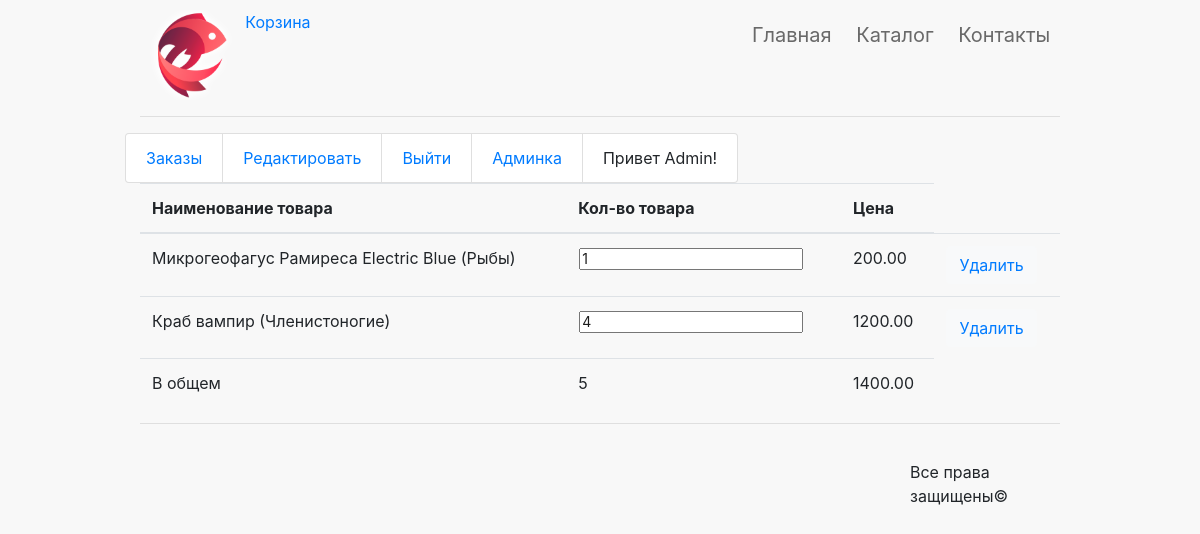
Page /basket/ (signed in) on the committed database.
### authapp/models.py (models this page shows, shortened)
class ShopUser(AbstractUser):
    class Meta:
        verbose_name = 'пользователь'
        verbose_name_plural = 'пользователи'
    avatar = models.ImageField(upload_to='users_avatars', blank=True)
    age = models.PositiveIntegerField(verbose_name='возраст', default=18)
    activation_key = models.CharField(max_length=128, blank=True)
    activation_key_expires = models.DateTimeField(
        default=det_expires_datetime()
    )

### basketapp/models.py (models this page shows, shortened)
class BasketSlot(models.Model):
    objects = BasketManagerQuerySet.as_manager()
    class Meta:
        verbose_name = 'Слот корзины'
        verbose_name_plural = 'Слоты корзины'
    user = models.ForeignKey(settings.AUTH_USER_MODEL, on_delete=models.CASCADE, related_name='basket')
    product = models.ForeignKey(Product, on_delete=models.CASCADE)
    quantity = models.PositiveIntegerField(verbose_name='количество', default=1)
    add_datatime = models.DateTimeField(verbose_name='время создания', auto_now_add=True)
    update_datetime = models.DateTimeField(verbose_name='время обновления', auto_now=True)
    def __str__(self):
        return f'{self.user.username} - {self.product.name}' #'{} - {}'.format(self.user.username, self.product.name)
    def get_price(self):
        return self.quantity * self.product.price
    price = property(get_price)

### mainapp/models.py (models this page shows, shortened)
class Product(models.Model):
    category = models.ForeignKey(ProductCategory, on_delete=models.CASCADE)
    name = models.CharField(verbose_name='имя продукта', max_length=128)
    image = models.ImageField(upload_to='products_images', blank=True)
    short_desc = models.CharField(verbose_name='краткое описание продукта', max_length=60, blank=True)
    description = models.TextField(verbose_name='описание продукта', blank=True)
    price = models.DecimalField(verbose_name='цена продукта', max_digits=8, decimal_places=2, default=0)
    quantity = models.PositiveIntegerField(verbose_name='количество на складе', default=0)
    is_hot = models.BooleanField(verbose_name='горячий продукт', default=False)
    def __str__(self):
        return f"{self.name} ({self.category.name})"

class ProductCategory(models.Model):
    name = models.CharField(verbose_name='имя', max_length=64, unique=True)
    description = models.TextField(verbose_name='описание', blank=True)

### basketapp/views.py (the view)
# urls.py: path('', basket, name='index'),
@login_required
def basket(request):
    title = 'Корзина'
    basket = BasketSlot.objects.filter(user=request.user).all()
    total_cost = 0
    total_quantity = 0
    for item in basket:
        total_cost += item.price
        total_quantity += item.quantity
    content = {
        'title': title,
        'basket': basket,
        'total_quantity': total_quantity,
        'total_cost': total_cost,
    }
    print(basket)
    return render(request, 'mainapp/basket.html', content)

### mainapp/context_processors.py (called while the page is built)
def basket(request):
   basket = []
   if request.user.is_authenticated:
       basket = BasketSlot.objects.filter(user=request.user)
   return {
       'basket': basket,
   }

### mainapp/templates/mainapp/basket.html (shortened to what this page needs)
{% extends 'mainapp/base.html' %}
{% load staticfiles%}
{% load custom_tags %}
{% block content %}
<div class="basket_list">
{% include 'mainapp/includes/inc_basket_list.html' %}
</div>
{% endblock %}

### mainapp/templates/mainapp/includes/inc_control.html
<div class="row">
        <ul class="list-group list-group-horizontal-md">
            {% if request.user.is_authenticated %}
                <li class="list-group-item"><a href="{% url 'ordersapp:orders_list' %}">Заказы</a></li>
                <li class="list-group-item"><a href="{% url 'auth:edit' %}">Редактировать</a></li>
                <li class="list-group-item"><a href="{% url 'auth:logout' %}">Выйти</a></li>
                    {% if request.user.is_superuser %}
                        <li class="list-group-item"><a href="{% url 'admin_custom:my_admin' %}">Админка</a></li>
                    {% endif %}
                <li class="list-group-item">Привет {{ request.user.username|title }}!</li>
            {% else %}
                <li class="list-group-item"><a href="{% url 'auth:login' %}">Войти</a></li>
                <li class="list-group-item"><a href="{% url 'auth:register' %}">Регистрация</a></li>
            {% endif %}
        </ul>
</div>

### mainapp/templates/mainapp/includes/inc_basket_list.html
<table class="table">
        <thead>
            <tr>
                <th scope="col">Наименование товара</th>
                <th scope="col">Кол-во товара</th>
                <th scope="col">Цена</th>
            </tr>
        </thead>
        <tbody>
        {% for product in basket %}
            <tr>
                <td>{{product.product}}</td>
                <td><input type = "number" min="0"
                           name = {{product.product.pk}}
                           value="{{product.quantity}}">
                </td>
                <td>{{product.price}}</td>
                <td><button type="button" class="btn btn-light"><a href="{% url 'basket:remove' product.product.pk %}">Удалить</a></button></td>
            </tr>
        {% endfor %}
            <tr>
                <td>В общем</td>
                <td>{{total_quantity}}</td>
                <td>{{total_cost}}</td>
            </tr>
        </tbody>
</table>

### static/css/styles.css (style rules this page uses)
.body { background-color: #f8f8f8 }
input { font-size: 14px; color: #1C1C1C; line-height: 16px; padding: 1px; margin: 1px; text-transform: capitalize; }

### rows in the picture
ShopUser: user.username "Admin"
BasketSlot: product "Микрогеофагус Рамиреса Electric Blue (Рыбы)", quantity "1", price "200.00"
BasketSlot: product "Краб вампир (Членистоногие)", quantity "4", price "1200.00"

### other values in the picture
{{ total_quantity }} "5"
{{ total_cost }} "1400.00"
